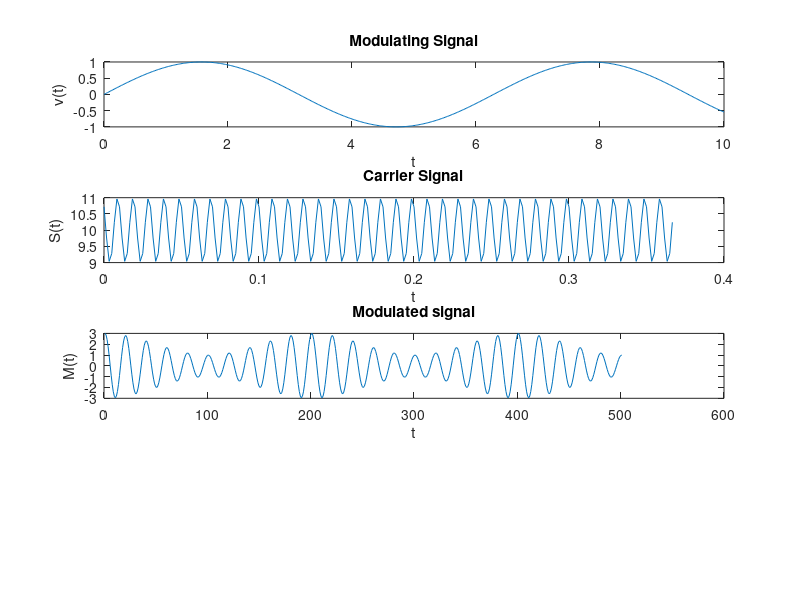

Recreate this plot in MATLAB. (Note: this script raises an error after producing the figure.)
%Modulating Signal
x = 0:0.02:10;
y = sin(x);
subplot(4,1,1)
plot(x,y);
title('Modulating Signal')
xlabel('t')
ylabel('v(t)')
%Carrier Wave
Period=1/30; % 30 hz
Ts = 0.05*Period;
Fs = 1/Ts;   % Sampling frequency
t=0:Ts:11*Period;
L = length(t);             % Length of signal
S=10+cos(2*pi*100*t+44/180*pi);        % signal generation
subplot(4,1,2)
plot(t,S)
title('Carrier Signal')
xlabel('t')
ylabel('S(t)')
%modulated signal
Ac=2; %carrier amplitude
Am=.5; %message signal amplitude
t=0:0.1:50;
ct=Ac*cos(2*pi*0.5*t); %carrier signal wave
mt=Am*cos(2*pi*.05*t); %message signal wave
MS=ct.*(1+1*mt); %1 being modulation index
subplot(4,1,3);
plot(MS);
title('Modulated signal')
xlabel('t')
ylabel('M(t)')
%Double Sideband Modulation 
m = cos(2 * pi * 0.5 * t); 
sb = m .* cos(2 * pi * 0.5 * t) - mh .* sin(2 * pi * 0.5 * t);
subplot(3,1,4)
plot(sb)
title('Double SideBand Modulation');
xlabel('Time(sec)');
ylabel('Amplitude');